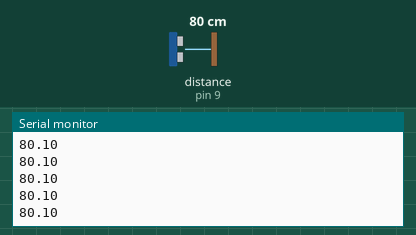
Simulated run of this sketch. Board: Arduino Uno, built with avr-gcc and run on an emulated ATmega328P. On the bench: the last lines printed to the serial monitor. Wiring (inferred from the names in the program): ultrasonic range finder: trigger pin 10; echo pin 9. The test bench sets the inputs (shaded band); at power-on: distance to the obstacle (sensor on pin 9) 80 cm. The echo pulse lasts 58.3 µs per cm.

Above: at 1.2 s.
1.3 s: distance to the obstacle (sensor on pin 9) set to 2 cm
At 2.3 s:
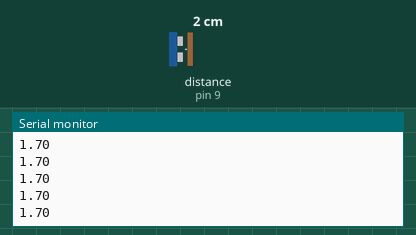
2.8 s: distance to the obstacle (sensor on pin 9) set to 4 cm
At 3.5 s:
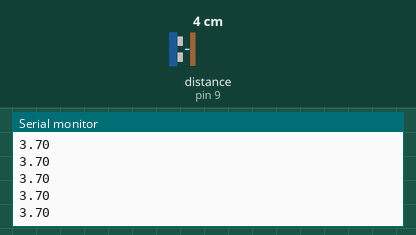
Timing chart, 0 to 5.8 s (numbered marks = the images above; inputs shaded):
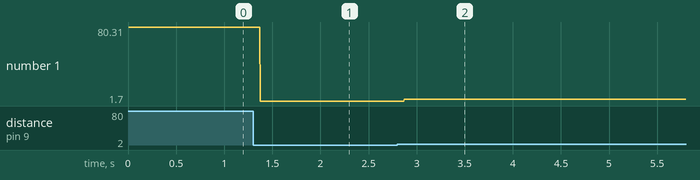

The sketch:

sonic.ino
```cpp
const int TrigPin = 10;//Trig attach to pin2
const int EchoPin = 9;//Echo attach to pin3
float cm; // fjöldi cm sem mældir eru

void setup()
{
   Serial.begin(9600); //Sets the data rate in bits per second (baud) for serial data transmission
   //set the below pins as OUTPUT
   pinMode(TrigPin,OUTPUT);
   pinMode(EchoPin,INPUT);
}

void loop () {
  digitalWrite(TrigPin,LOW);
  delayMicroseconds(2);
  digitalWrite(TrigPin,HIGH);
  delayMicroseconds(10);
  digitalWrite(TrigPin,LOW);

  cm = pulseIn(EchoPin,HIGH)/58.0;
  cm = (int(cm * 100.0))/100.0;
  if(cm < 0)
  {
    cm = 0;
  }
  Serial.println(cm);
}
```

Measured:
- after the input at 1.3 s, the serial monitor: prints a new line after 0.07 s (image 1)
- after the input at 2.8 s, the serial monitor: prints a new line after 0.07 s (image 2)
- plotted number 1: 80.1 → 1.7 after the input at 1.3 s, 1.7 → 3.7 after the input at 2.8 s
